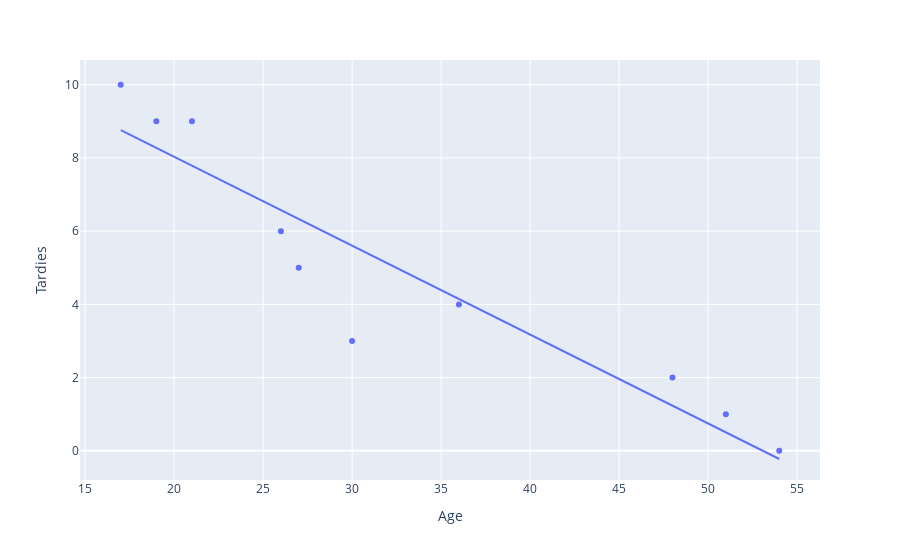

Source (notebook cell):
### Code cell
df = px.data.tips()
fig = px.scatter(student_data, x="Age", y="Tardies", trendline="ols")
fig.show()

### Figure 1 — Plotly figure (JSON) as saved in the notebook; plotly's stock layout.template omitted (floating-point values rounded to 4 significant figures)
{"data": [{"hovertemplate": "Age=%{x}<br>Tardies=%{y}<extra></extra>", "legendgroup": "", "marker": {"color": "#636efa", "symbol": "circle"}, "mode": "markers", "name": "", "orientation": "v", "showlegend": false, "type": "scatter", "x": [17, 51, 27, 21, 36, 48, 19, 26, 54, 30], "xaxis": "x", "y": [10, 1, 5, 9, 4, 2, 9, 6, 0, 3], "yaxis": "y"}, {"hovertemplate": "<b>OLS trendline</b><br>Tardies = -0.242821 * Age + 12.8888<br>R<sup>2</sup>=0.882027<br><br>Age=%{x}<br>Tardies=%{y} <b>(trend)</b><extra></extra>", "legendgroup": "", "marker": {"color": "#636efa", "symbol": "circle"}, "mode": "lines", "name": "", "showlegend": false, "type": "scatter", "x": [17, 19, 21, 26, 27, 30, 36, 48, 51, 54], "xaxis": "x", "y": [8.761, 8.275, 7.79, 6.575, 6.333, 5.604, 4.147, 1.233, 0.5049, -0.2235], "yaxis": "y"}], "layout": {"legend": {"tracegroupgap": 0}, "margin": {"t": 60}, "xaxis": {"anchor": "y", "domain": [0, 1], "title": {"text": "Age"}}, "yaxis": {"anchor": "x", "domain": [0, 1], "title": {"text": "Tardies"}}}}
